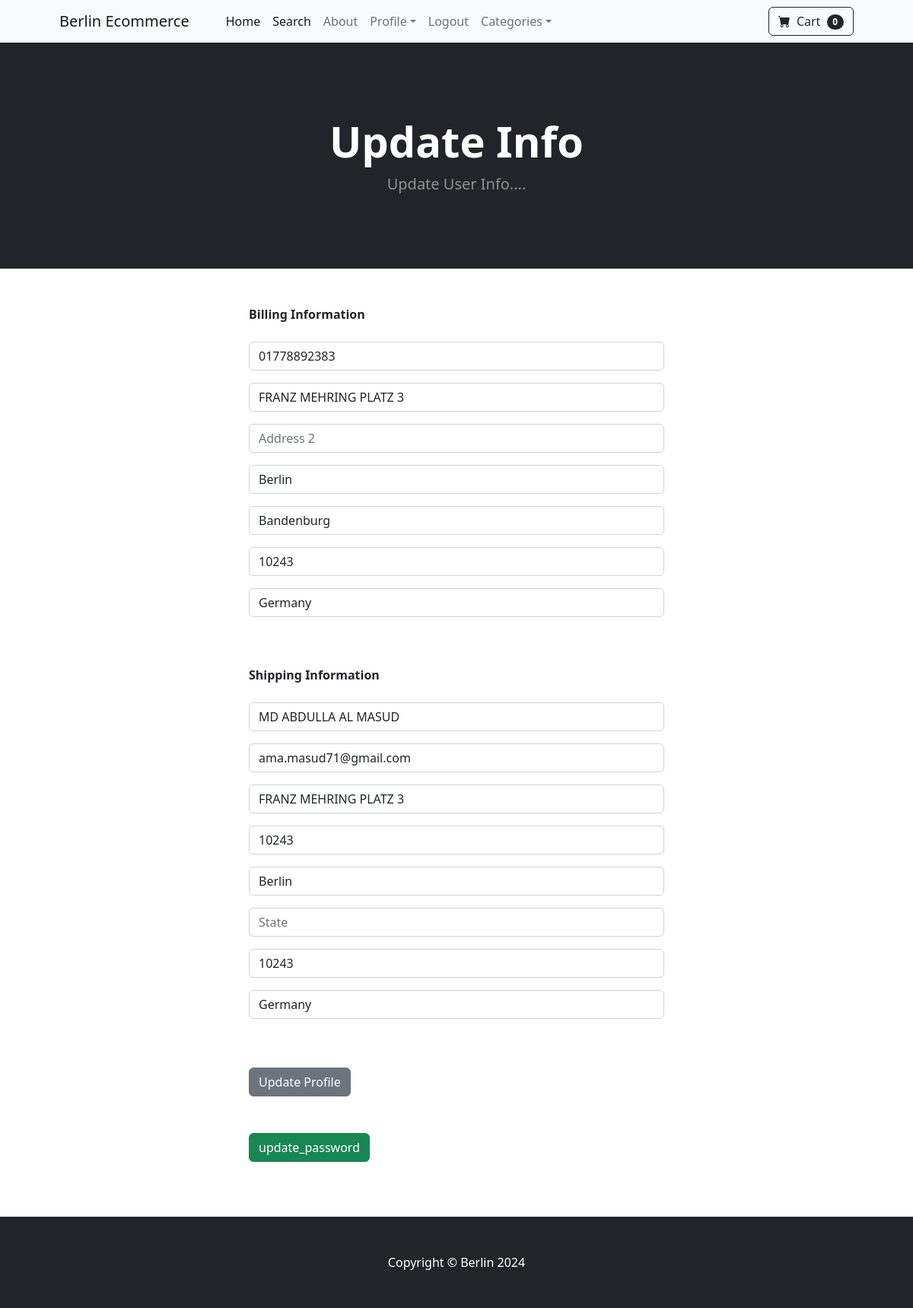
The page /update_info/ (signed in) on the database its author committed.
### store/models.py (models this page shows, shortened)
class Profile(models.Model):
    user = models.OneToOneField(User, on_delete=models.CASCADE)
    date_modified = models.DateTimeField(User, auto_now=True)
    phone = models.CharField(max_length=20, blank= True)
    address1 = models.CharField(max_length=200, blank=True)
    address2 = models.CharField(max_length=200, blank=True)
    city = models.CharField(max_length=200, blank=True)
    state = models.CharField(max_length=200, blank=True)
    zipcode = models.CharField(max_length=200, blank=True)
    country = models.CharField(max_length=200, blank=True)
    old_cart = models.CharField(max_length=200, blank=True, null = True)

### payment/models.py (models this page shows, shortened)
class ShippingAddress(models.Model):
	user = models.ForeignKey(User, on_delete=models.CASCADE, null=True, blank=True)
	shipping_full_name = models.CharField(max_length=255)
	shipping_email = models.CharField(max_length=255)
	shipping_address1 = models.CharField(max_length=255)
	shipping_address2 = models.CharField(max_length=255, null=True, blank=True)
	shipping_city = models.CharField(max_length=255)
	shipping_state = models.CharField(max_length=255, null=True, blank=True)
	shipping_zipcode = models.CharField(max_length=255, null=True, blank=True)
	shipping_country = models.CharField(max_length=255)
	class Meta:
		verbose_name_plural = "Shipping Address"

### store/views.py (the view)
# urls.py: path('update_info/', views.update_info, name= 'update_info'),
def update_info(request):
      if request.user.is_authenticated:
            current_user, created = Profile.objects.get_or_create(user_id=request.user.id)
            shipping_user = ShippingAddress.objects.get(user__id=request.user.id)
            form = UserInfoForm (request.POST or None, instance = current_user)
            shipping_form = ShippingForm(request.POST or None, instance=shipping_user)
            if form.is_valid()or shipping_form.is_valid():
               form.save()
               shipping_form.save()
               messages.success(request, "Your Info Has Been Updated!")
               return redirect('home')
            return render (request, 'update_info.html', {"form":form, "shipping_form": shipping_form })
      else:
           messages.success(request, "You Must Be Logged In To Access The Page ")
           return redirect('home')

### store/forms.py
class UserInfoForm(forms.ModelForm):
	phone = forms.CharField(label="", widget=forms.TextInput(attrs={'class':'form-control', 'placeholder':'Phone'}), required=False)
	address1 = forms.CharField(label="", widget=forms.TextInput(attrs={'class':'form-control', 'placeholder':'Address 1'}), required=False)
	address2 = forms.CharField(label="", widget=forms.TextInput(attrs={'class':'form-control', 'placeholder':'Address 2'}),required=False )
	city = forms.CharField(label="", widget=forms.TextInput(attrs={'class':'form-control', 'placeholder':'City'}), required=False)
	state = forms.CharField(label="", widget=forms.TextInput(attrs={'class':'form-control', 'placeholder':'State'}), required=False)
	zipcode = forms.CharField(label="", widget=forms.TextInput(attrs={'class':'form-control', 'placeholder':'Zipcode'}), required=False)
	country = forms.CharField(label="", widget=forms.TextInput(attrs={'class':'form-control', 'placeholder':'Country'}), required=False)
	class Meta:
		model = Profile
		fields = ('phone', 'address1', 'address2', 'city', 'state', 'zipcode', 'country', )

### cart/cart.py (called while the page is built)
    def __len__(self):
        return len(self.cart)

### cart/context_processors.py (called while the page is built)
def cart(request):
	return {'cart': Cart(request)}

### store/templates/update_info.html (shortened to what this page needs)
{% extends 'base.html' %}
{% block content %}
<header class="bg-dark py-5">
    <div class="container px-4 px-lg-5 my-5">
        <div class="text-center text-white">
            <h1 class="display-4 fw-bolder">Update Info</h1>
            <p class="lead fw-normal text-white-50 mb-0">Update User Info....</p>
        </div>
    </div>
</header>
  <div class="container">
        <div class="row">
               <div class="col-md-6 offset-md-3">
                <br><br>
                <strong> Billing Information</strong>
                <br><br>
                <form method="POST" action="{% url 'update_info' %}">
                    {{ form.as_p }}
                    <br><br>
                    <strong> Shipping Information</strong>
                    <br><br>
                    {{ shipping_form.as_p}}
                    <br>
                    <br>
                    <button type = "submit" class="btn btn-secondary">
                       Update Profile
                    </button>
                 </form>
                  <br><br>
               <a href="{% url 'update_password' %}" class="btn
               btn-success"> update_password</a>
            </div>
        </div>
  </div>
  <br><br><br>
{% endblock %}

### rows shown on the page
Profile: phone "01778892383", address1 "FRANZ MEHRING PLATZ 3", city "Berlin", state "Bandenburg", zipcode "10243", country "Germany"
ShippingAddress: shipping_full_name "MD ABDULLA AL MASUD", shipping_email "ama.masud71@gmail.com", shipping_address1 "FRANZ MEHRING PLATZ 3", shipping_address2 "10243", shipping_city "Berlin", shipping_zipcode "10243", shipping_country "Germany"

### other values the page prints
{{ cart | length }} "0"
